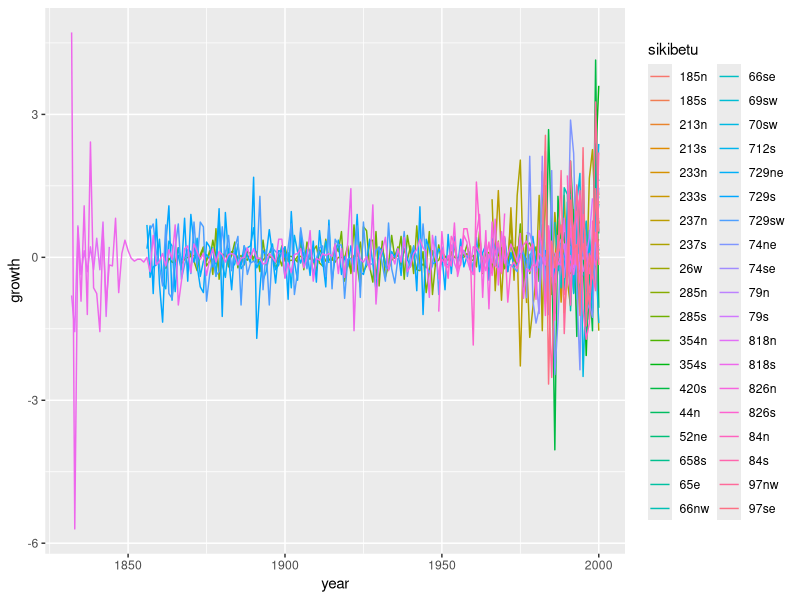

The R script that drew this image: (Note: this script raises an error after producing the figure.)
library(quantreg)
library(ggplot2)
#コマンドラインに樹種名、出力ファイル(csv),出力ファイル(画像)
tablecsv<-function(datalm,data,ou){
  N <- nrow(data)
  
  result <- cbind(datalm,N)
  ro<-nrow(result)
  co<-ncol(result)
  if(ro>1){
    result[2:nrow(result),co] <- ""
  }
  
  write.table(matrix(c("\n",colnames(result)),nrow=1),ou,append=T,quote=F,sep=",",row.names=F,col.names=F)
  write.table(result,ou,append=T,quote=F,sep=",",row.names=T,col.names=F)
}
args<-commandArgs(trailingOnly=T)
sp<-"lc"
motodata<-read.csv("nenrin.csv")
data<-subset(motodata,spp==sp)
gyou<-nrow(data)
data1<-data.frame()
for (i in 2:gyou){
  if (data$sikibetu[i]==data$sikibetu[i-1]){
    data2<-data[i,]
    data2$growth<-data$growth[i]-data$growth[i-1]
    data1<-rbind(data1, data2)
  }
}
data3<-subset(data1,data1$num!=806)
data4<-subset(data3,data3$age>10)




g <- ggplot(data4, aes(x = year, y = growth,color=sikibetu))
g <- g + geom_line()
plot(g)


data5<-summaryBy(.~num,data1)




taus <- c(.01,.05,.25,.50,.75,.95,.99)
buniten<-rq( (data$growth) ~ (data$dbh), tau=taus)
f<-coef(buniten)

kaiki001<-data.frame(dbh=seq(min(data$dbh),max(data$dbh),10),
                     growth=seq(min(data$dbh),max(data$dbh),10)*f[2,1]+f[1,1],
                     tau="0.01")

kaiki005<-data.frame(dbh=seq(min(data$dbh),max(data$dbh),10),
                     growth=seq(min(data$dbh),max(data$dbh),10)*f[2,2]+f[1,2],
                     tau="0.05")

kaiki025<-data.frame(dbh=seq(min(data$dbh),max(data$dbh),10),
                     growth=seq(min(data$dbh),max(data$dbh),10)*f[2,3]+f[1,3],
                     tau="0.25")

kaiki050<-data.frame(dbh=seq(min(data$dbh),max(data$dbh),10),
                     growth=seq(min(data$dbh),max(data$dbh),10)*f[2,4]+f[1,4],
                     tau="0.50")

kaiki075<-data.frame(dbh=seq(min(data$dbh),max(data$dbh),10),
                     growth=seq(min(data$dbh),max(data$dbh),10)*f[2,5]+f[1,5],
                     tau="0.75")
kaiki095<-data.frame(dbh=seq(min(data$dbh),max(data$dbh),10),
                     growth=seq(min(data$dbh),max(data$dbh),10)*f[2,6]+f[1,6],
                     tau="0.95")
kaiki099<-data.frame(dbh=seq(min(data$dbh),max(data$dbh),10),
                     growth=seq(min(data$dbh),max(data$dbh),10)*f[2,7]+f[1,7],
                     tau="0.99")

kaiki<-rbind(kaiki001,kaiki005,kaiki025,kaiki050,kaiki075,kaiki095,kaiki099)
g<-ggplot()+
  ggtitle(sp)+
  layer(
    data=data,
    mapping=aes(x=dbh,y=growth,alpha=0.01),
    geom="point",
    stat="identity",
    position="identity"
  )+
  layer(
    data=kaiki,
    mapping=aes(x=dbh,y=growth,colour=tau),
    geom="line",
    stat="identity",
    position="identity"
  )

tablecsv(f,data,outcsv)
png(outpic,height=960, width=960, res=144)
print(g)
dev.off()